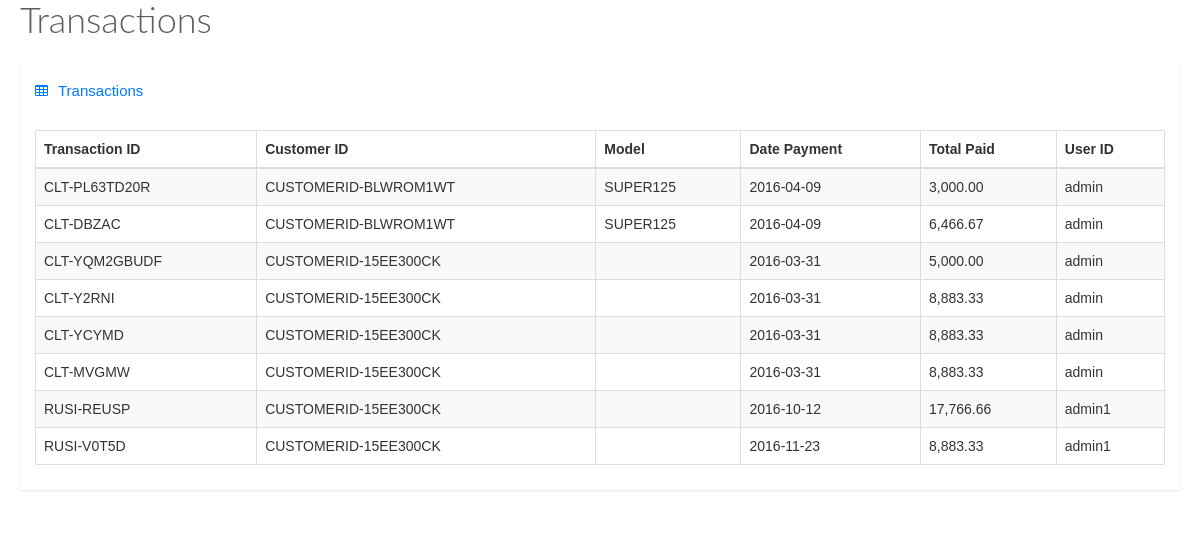
Screenshot of /transactions.php with the database file from the repository.
### tables this page shows
CREATE TABLE `transaction` (
  `id` int(11) NOT NULL,
  `trans_id` varchar(100) NOT NULL,
  `customerid` varchar(100) NOT NULL,
  `model_id` varchar(100) NOT NULL,
  `datepayment` date NOT NULL,
  `total_paid` decimal(10,2) NOT NULL,
  `amount` decimal(10,2) NOT NULL,
  `rebate` double(10,2) NOT NULL,
  `deposit` decimal(10,2) NOT NULL,
  `penalty` decimal(10,2) NOT NULL,
  `user_id` varchar(100) NOT NULL,
  `branch` varchar(100) NOT NULL,
  `due_date` date NOT NULL,
  `months` int(11) NOT NULL
);

CREATE TABLE `models` (
  `id` int(11) NOT NULL,
  `category_name` varchar(100) NOT NULL,
  `model_name` varchar(100) NOT NULL,
  `price` decimal(10,2) NOT NULL,
  `downpayment` decimal(10,2) NOT NULL
);

### transactions.php (the view, shortened to what this page needs)
<link href="stylesheets/bootstrap.min.css" media="all" rel="stylesheet" type="text/css" />
    <link href="stylesheets/font-awesome.min.css" media="all" rel="stylesheet" type="text/css" />
    <link href="stylesheets/datatables.css" media="all" rel="stylesheet" type="text/css" />
    <link href="stylesheets/style.css" media="all" rel="stylesheet" type="text/css" />
    <div class="animated fadeInDown">
        <div class="page-title">
          <h1>
          </h1>
        </div>
        <div class="row">
          <div class="col-lg-12">
            <div class="widget-container fluid-height clearfix">
              <div class="heading">
                <i class="fa fa-table"></i>Transactions
              </div>
              <div class="widget-content padded clearfix">
                <table class="table table-bordered table-striped" id="dataTable1">
                  <thead>
                    <th>
                      Transaction ID
                    </th>
                    <th class="hidden-xs">
                      Customer ID
                    </th>
                    <th class="hidden-xs">
                      Model
                    </th>
                    <th class="hidden-xs">
                      Date Payment
                    </th>
                    <th class="hidden-xs">
                      Total Paid
                    </th>
                    <th>
                    User ID
                    </th>
                  </thead>
                  <tbody>
                     <?php
                        include 'db/connection.php';
                        $accounts = $dbConn->query("SELECT * FROM transaction");
                        while ($getaccounts = $accounts->fetch(PDO::FETCH_ASSOC))
                        {
                        ?>
                          <tr>
                                   <td><?php echo $getaccounts['trans_id'];?></td>
                                  <td><?php echo $getaccounts['customerid'];?></td>
                                  <td style="text-transform:uppercase;"><?php
                                  $getmodel = $dbConn->query("SELECT * FROM models where id = '".$getaccounts['model_id']."' ");
                                  $dismodel = $getmodel->fetch(PDO::FETCH_ASSOC);
                                  echo  $dismodel['model_name'];
                       ?></td>
                                  <td><?php echo $getaccounts['datepayment'];?></td>
                                  <td><?php echo number_format($getaccounts['total_paid'],2);?></td>
                                  <td><?php echo $getaccounts['user_id'];?></td>
                          </tr>
                        <?php
                        }
                        ?>
                  </tbody>
                </table>
              </div>
            </div>
          </div>
        </div>

### rows the page displays
transaction: trans "CLT-PL63TD20R", customerid "CUSTOMERID-BLWROM1WT", model.model_name "SUPER125", datepayment "2016-04-09", total_paid "3,000.00", user "admin"
transaction: trans "CLT-DBZAC", customerid "CUSTOMERID-BLWROM1WT", model.model_name "SUPER125", datepayment "2016-04-09", total_paid "6,466.67", user "admin"
transaction: trans "CLT-YQM2GBUDF", customerid "CUSTOMERID-15EE300CK", datepayment "2016-03-31", total_paid "5,000.00", user "admin"
transaction: trans "CLT-Y2RNI", customerid "CUSTOMERID-15EE300CK", datepayment "2016-03-31", total_paid "8,883.33", user "admin"
transaction: trans "CLT-YCYMD", customerid "CUSTOMERID-15EE300CK", datepayment "2016-03-31", total_paid "8,883.33", user "admin"
transaction: trans "CLT-MVGMW", customerid "CUSTOMERID-15EE300CK", datepayment "2016-03-31", total_paid "8,883.33", user "admin"
transaction: trans "RUSI-REUSP", customerid "CUSTOMERID-15EE300CK", datepayment "2016-10-12", total_paid "17,766.66", user "admin1"
transaction: trans "RUSI-V0T5D", customerid "CUSTOMERID-15EE300CK", datepayment "2016-11-23", total_paid "8,883.33", user "admin1"
